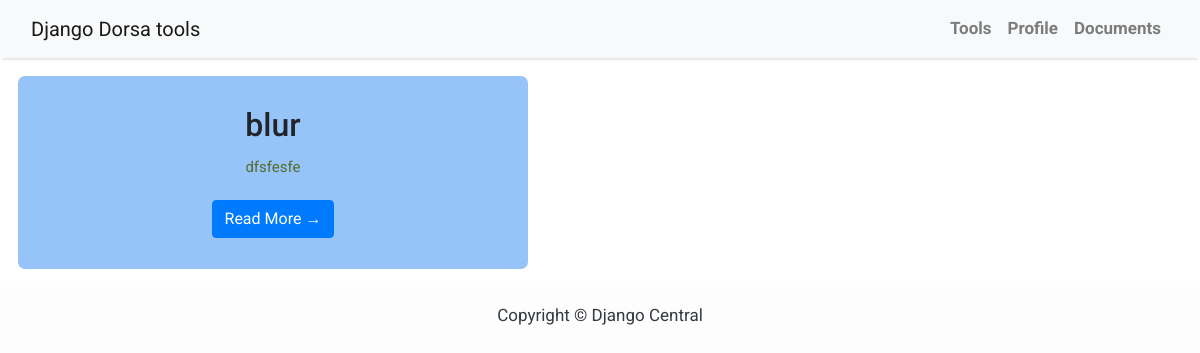
Before: /tools/ (signed in) with the older database file.
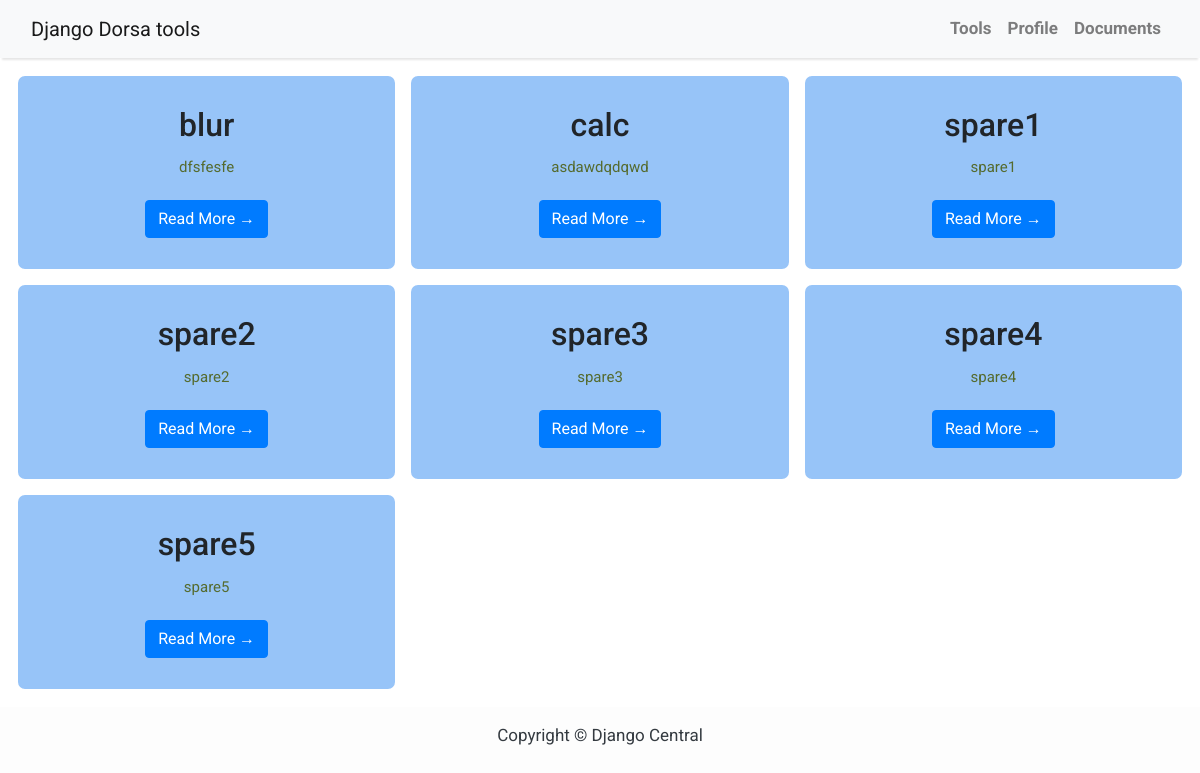
After: the same page with the newer database file.
### users/models.py (models this page shows)
class Tools(models.Model):
    title = models.CharField(max_length=200, unique=True)
    slug = models.SlugField(max_length=200, unique=True)
    content = models.TextField()
    created_on = models.DateTimeField(auto_now_add=True)
    status = models.IntegerField(choices=STATUS, default=0)
    image = models.ImageField(default='default.jpg', upload_to='tools_images')
    class Meta:
        ordering = ['-title']
    def __str__(self):
        return self.title

### users/views.py (the view)
# urls.py: path('tools/',tools, name='tools'),
@login_required
def tools(request):
    queryset = Tools.objects.filter(status=1).order_by('-title').reverse()
    print('queryset',queryset)
    print('show tools page')
    return render(request, 'users/tools_new.html',{'tools':queryset})

### users/templates/users/tools_new.html (shortened to what this page needs)
{% extends "users/base.html" %}
{% block content %}
<!-- {% load static %}
<link href="{% static 'css\index.css' %}" rel="stylesheet"> -->
<div class="grid-container">
          {% for post in tools %}
          <div class="grid-item">
            <div class="card-body">
                <h2 class="card-title">{{ post.title }}</h2>
                <p class="card-text">{{post.content|slice:":200" }}</p>
                <a href="{% url 'post_detail' post.slug  %}" class="btn btn-primary">Read More &rarr;</a>
            </div>
          </div>
          {% endfor %}
      </div>
{%endblock%}

### users/templates/users/base.html (shortened to what this page needs)
<!DOCTYPE html>
<html>
    <head>
        <link rel="stylesheet" href="https://maxcdn.bootstrapcdn.com/bootstrap/4.0.0/css/bootstrap.min.css"
 />
    </head>
    <body>
        <nav class="navbar navbar-expand-lg navbar-light bg-light shadow" id="mainNav">
            <div class="container-fluid">
                <a class="navbar-brand" href="/">Django Dorsa tools</a>
                <div class="collapse navbar-collapse" id="navbarResponsive">
                    <ul class="navbar-nav ml-auto">
                        <li class="nav-item text-black">
                            <a class="nav-link text-black font-weight-bold" href="{% url 'tools' %}">Tools</a>
                        </li>
                        <li class="nav-item text-black">
                            <a class="nav-link text-black font-weight-bold" href="{% url 'users-profile' %}">Profile</a>
                        </li>
                        <li class="nav-item text-black">
                            <a class="nav-link text-black font-weight-bold" href="/posts">Documents</a>
                        </li>
                    </ul>
                </div>
            </div>
        </nav>
        {% block content %}{% endblock content %}
        <footer class="py-3 bg-grey">
            <p class="m-0 text-dark text-center ">Copyright &copy; Django Central</p>
        </footer>
    </body>
</html>

### users/templates/users/base.html (style rules this page uses)
body { font-family: "Roboto", sans-serif; font-size: 17px; background-color: #fdfdfd; }
.shadow { box-shadow: 0 4px 2px -2px rgba(0, 0, 0, 0.1); }

### users/templates/users/tools_new.html (style rules this page uses)
.grid-container { display: grid; grid-template-columns: auto auto auto; background-color: #ffffff; padding: 10px; align-items: center; }
.grid-item { background-color: rgba(125, 182, 247, 0.8); border: 8px solid rgb(255, 255, 255); border-radius: 15px; border-spacing: 2px; padding: 10px; font-size: 30px; text-align: center; }
.card-text { font-size: 15px; color: darkolivegreen; }

Changed rows visible on the page:
added Tools: title "calc", content "asdawdqdqwd"
added Tools: title "spare1", content "spare1"
added Tools: title "spare2", content "spare2"
added Tools: title "spare3", content "spare3"
added Tools: title "spare4", content "spare4"
added Tools: title "spare5", content "spare5"
